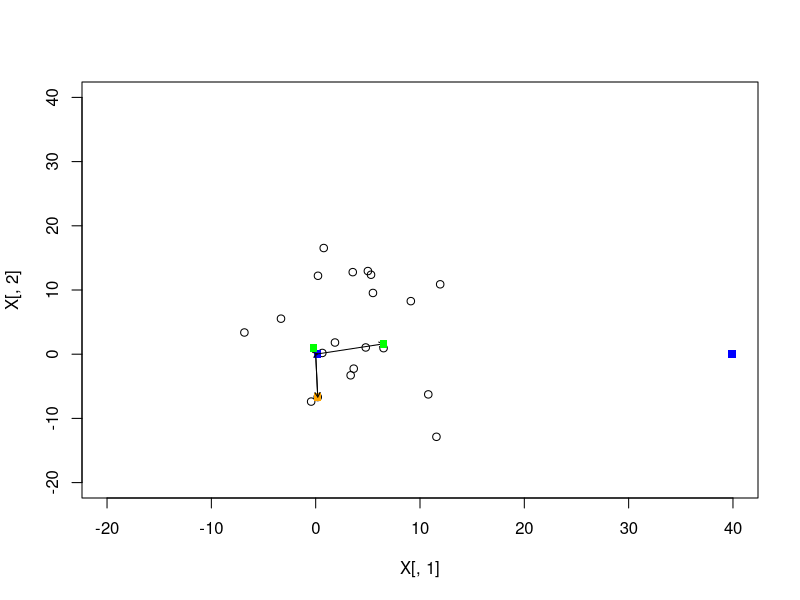

Write the R code that produced this figure.
set.seed(123)
X = data.frame(rnorm(20, 3, 5), rnorm(20, 4, 10))

U = svd(X)$u
S = diag(svd(X)$d)
V = t(svd(X)$v)


u11 = U[1,1]; u12 = U[1,2]
s11 = S[1,1]; s21 = S[2,1]
v11 = V[1,1]; v21 = V[2,1]
us11 = (U %*% S)[1,1]; us12 = (U %*% S)[1,2]
usv11 = (U %*% S %*% V)[1,1]; usv12 = (U %*% S %*% V)[1,2]

# plot(X[,1], X[,2], xlim = c(-8, 18), ylim = c(-8,18))
plot(X[,1], X[,2], xlim=c(-20, 40), ylim=c(-20, 40))
x1 = c(X[1,1], X[1,2])
points(x1[1], x1[2], col="red", pch=16)
arrows(0, 0, x1[1], x1[2], length=0.05)


points(u11, u12, pch=15, col="blue")
arrows(0,0, u11, u12, length=0.05)
points(s11, s21, pch=15, col="blue")
points(us11, us12, pch=15, col="green")
arrows(0,0, us11, us12, length=0.05)

points(us11, us12, pch=15, col="green")
points(v11, v21, pch=15, col="green")
points(usv11, usv12, pch=15, col="orange")
arrows(0,0, usv11, usv12, length=0.05)

